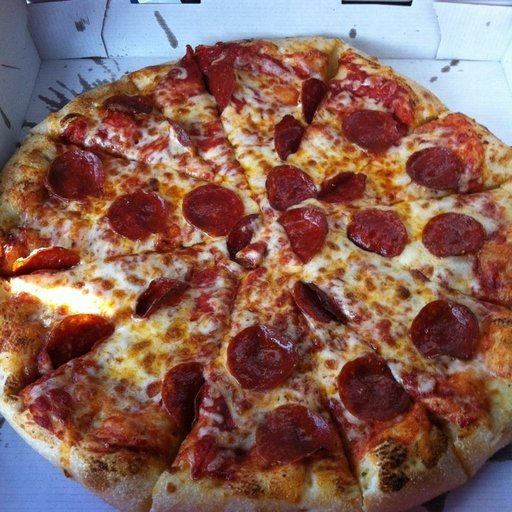
#> input picture food-101/pizza/1001116.jpg, 512 x 512 px
$ python cf_process.py   (older library calls are emulated)
#> lines starting #> are read from the running program, lines starting #| are printed output that depends on the picture
# ==========================================
# FILE: cf_process.py
# ==========================================

import cv2
import numpy as np
import os
import time
import argparse
from concurrent.futures import ProcessPoolExecutor, as_completed

INPUT_ROOT_DIR = "food-101"
OUTPUT_ROOT_DIR = "food-101_processed_concurrent_futures_process"
SELECTED_CATEGORIES = ["pizza", "sushi", "hamburger", "samosa"]
DEFAULT_LIMIT = 1000
MIN_WORKERS = 2

def process_single_image(args):
    """
    Process a single image through all five filters.
    Each image is processed independently - no shared state needed.
    """
    task, worker_id = args
    image_id, input_path, output_path = task

    try:
        print(f"[Process {worker_id}] [Img {image_id}] START: Loading {os.path.basename(input_path)}")

        # Load image
        img = cv2.imread(input_path)
        if img is None:
            print(f"[Process {worker_id}] [Img {image_id}] ERROR: Failed to load image")
            return (False, f"Failed to load {input_path}")

        # Filter 1: Grayscale Conversion
        gray = cv2.cvtColor(img, cv2.COLOR_BGR2GRAY)
        print(f"[Process {worker_id}] [Img {image_id}] Step 1: Grayscale - Shape: {gray.shape}")

        # Filter 2: Gaussian Blur (3x3 kernel)
        blur = cv2.GaussianBlur(gray, (3, 3), 0)
        print(f"[Process {worker_id}] [Img {image_id}] Step 2: Gaussian Blur - Kernel: (3,3)")

        # Filter 3: Edge Detection (Sobel)
        sobelx = cv2.Sobel(blur, cv2.CV_64F, 1, 0, ksize=3)
        sobely = cv2.Sobel(blur, cv2.CV_64F, 0, 1, ksize=3)
        edges = cv2.magnitude(sobelx, sobely)
        edges = cv2.normalize(edges, None, 0, 255, cv2.NORM_MINMAX)
        edges = edges.astype(np.uint8)
        print(f"[Process {worker_id}] [Img {image_id}] Step 3: Sobel Edges - Edges computed")

        # Filter 4: Image Sharpening
        sharpened = cv2.addWeighted(blur, 1.5, edges, -0.5, 0)
        print(f"[Process {worker_id}] [Img {image_id}] Step 4: Sharpening - Weighted add applied")

        # Filter 5: Brightness Adjustment
        final_img = cv2.convertScaleAbs(sharpened, alpha=1.0, beta=50)
        print(f"[Process {worker_id}] [Img {image_id}] Step 5: Brightness - Beta +50")

        # Save output
        os.makedirs(os.path.dirname(output_path), exist_ok=True)
        cv2.imwrite(output_path, final_img)
        print(f"[Process {worker_id}] [Img {image_id}] COMPLETE: Saved to {os.path.basename(output_path)}")

        return (True, os.path.basename(input_path))

    except Exception as e:
        print(f"[Process {worker_id}] [Img {image_id}] EXCEPTION: {str(e)}")
        return (False, f"Error processing {input_path}: {str(e)}")

def main():
    parser = argparse.ArgumentParser(description="Concurrent Futures ProcessPoolExecutor")
    parser.add_argument("--workers", type=int, default=0,
                       help=f"Number of workers (0 = CPU cores, minimum {MIN_WORKERS})")
    parser.add_argument("--limit", type=int, default=DEFAULT_LIMIT,
                       help="Max images per category")
    args = parser.parse_args()

    # Determine number of workers (minimum 2 for parallel execution)
    if args.workers == 0:
        num_workers = os.cpu_count()
    else:
        num_workers = max(args.workers, MIN_WORKERS)

    if args.workers > 0 and args.workers < MIN_WORKERS:
        print(f"Warning: Minimum workers is {MIN_WORKERS}. Setting workers to {MIN_WORKERS}.")

    print("=" * 60)
    print("CONCURRENT.FUTURES PROCESSPOOLEXECUTOR")
    print("=" * 60)
    print(f"Workers: {num_workers}")
    print(f"Categories: {SELECTED_CATEGORIES}")
    print(f"Images per category: {args.limit}")
    print("=" * 60)

    # Collect all image tasks
    tasks = []
    image_id = 0
    for category in SELECTED_CATEGORIES:
        src_dir = os.path.join(INPUT_ROOT_DIR, category)
        dst_dir = os.path.join(OUTPUT_ROOT_DIR, category)

        if not os.path.exists(src_dir):
            print(f"Warning: Missing directory {src_dir}")
            continue

        files = [f for f in os.listdir(src_dir)
                if f.lower().endswith((".jpg", ".jpeg", ".png"))]

        if args.limit:
            files = files[:args.limit]

        for f in files:
            image_id += 1
            tasks.append((image_id, os.path.join(src_dir, f),
                         os.path.join(dst_dir, f)))

    if not tasks:
        print("No images found. Exiting.")
        return

    print(f"\nTotal images: {len(tasks)}")
    print("\nProcessing...\n")

    start_time = time.time()
    results = []

    # Assign worker IDs to tasks (round-robin)
    task_args = [(task, (idx % num_workers) + 1) for idx, task in enumerate(tasks)]

    # ProcessPoolExecutor with futures for flexible task management
    with ProcessPoolExecutor(max_workers=num_workers) as executor:
        futures = {executor.submit(process_single_image, arg): arg
                  for arg in task_args}
#> in process_single_image, img is the input picture: shape (512, 512, 3); mean B, G, R 88.7, 98.7, 135.3
#| [Process 1] [Img 1] Step 1: Grayscale - Shape: (512, 512)
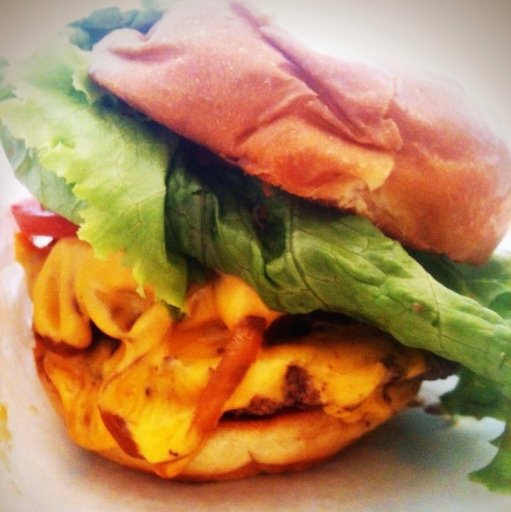
#> input picture food-101/hamburger/1029228.jpg, 511 x 512 px
#> in process_single_image, img is the input picture: shape (512, 511, 3); mean B, G, R 88.2, 132.9, 176.7
#> in process_single_image (call 2), `gray = cv2.cvtColor(img, cv2.COLOR_BGR2GRAY)`:
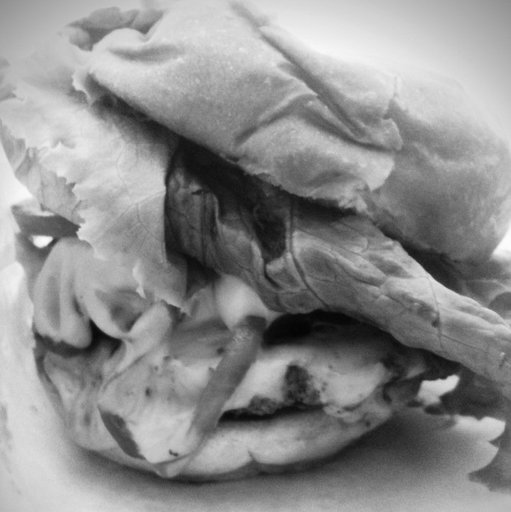
#> gray: shape (512, 511); min 4, max 253, mean 140.9
#| [Process 2] [Img 2] Step 1: Grayscale - Shape: (512, 511)
#> in process_single_image (call 2), `sobelx = cv2.Sobel(blur, cv2.CV_64F, 1, 0, ksize=3)`:
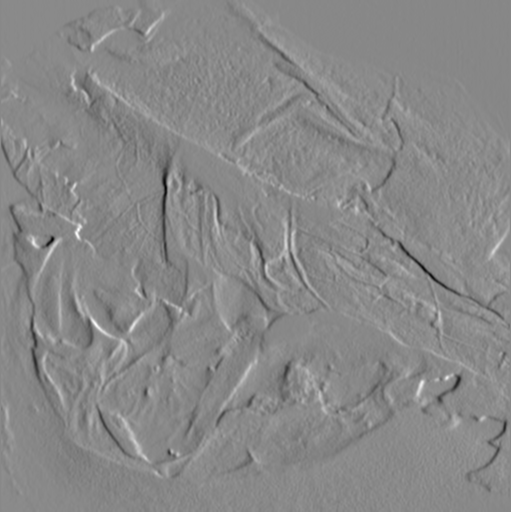
#> sobelx: shape (512, 511) float64; min -379, max 328, mean -0.5; drawn with min black and max white
#> in process_single_image (call 2), `sobely = cv2.Sobel(blur, cv2.CV_64F, 0, 1, ksize=3)`:
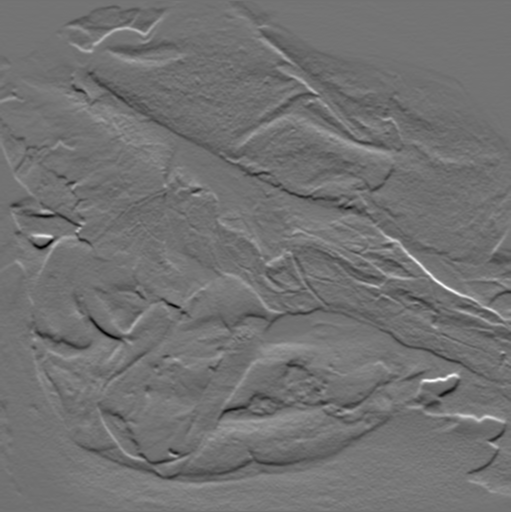
#> sobely: shape (512, 511) float64; min -330, max 406, mean -0.1; drawn with min black and max white
#> in process_single_image (call 2), `edges = cv2.magnitude(sobelx, sobely)`:
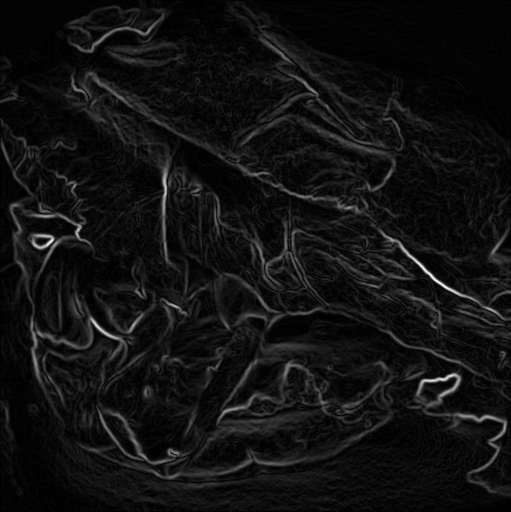
#> edges: shape (512, 511) float64; min 0, max 463.5, mean 32.3; drawn with min black and max white
#> in process_single_image (call 2), `sharpened = cv2.addWeighted(blur, 1.5, edges, -0.5, 0)`:
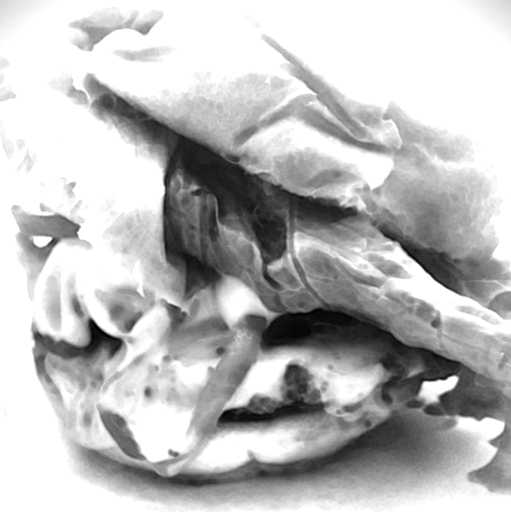
#> sharpened: shape (512, 511); min 0, max 255, mean 188.5
#> in process_single_image (call 2), `final_img = cv2.convertScaleAbs(sharpened, alpha=1.0, beta=50)`:
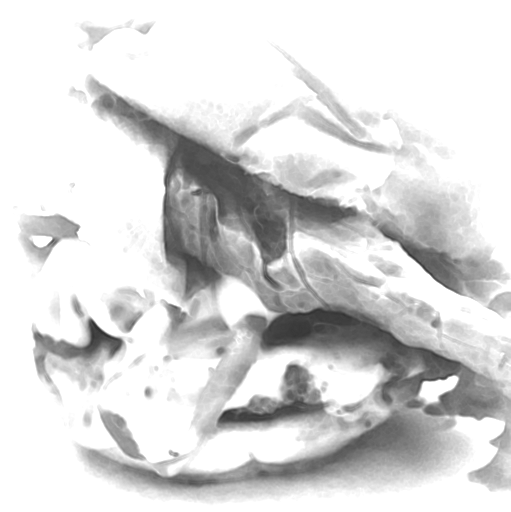
#> final_img: shape (512, 511); min 50, max 255, mean 216.9

        for future in as_completed(futures):
            results.append(future.result())

    end_time = time.time()

    # Collect errors
    errors = [r[1] for r in results if not r[0]]
    successful = sum(1 for r in results if r[0])

    print("\n=============================================")
    print(" Concurrent.Futures ProcessPoolExecutor Pipeline")
    print("=============================================\n")
    print(f"Using {num_workers} worker processes")
    print(f"Categories: {SELECTED_CATEGORIES}")
    print("\n=============================================")
    print(" FINAL RESULTS")
    print("=============================================")
    print(f"Images processed : {successful}")
    print(f"Execution time   : {end_time - start_time:.4f} seconds")
    print(f"Errors           : {len(errors)}")
    print("=============================================")

if __name__ == "__main__":
    main()
